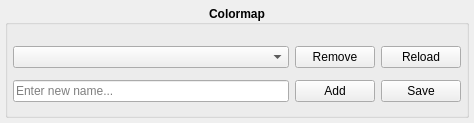
<?xml version="1.0" encoding="UTF-8"?>
<ui version="4.0">
 <class>colormap</class>
 <widget class="QWidget" name="colormap">
  <property name="geometry">
   <rect>
    <x>0</x>
    <y>0</y>
    <width>474</width>
    <height>123</height>
   </rect>
  </property>
  <property name="font">
   <font>
    <weight>50</weight>
    <bold>false</bold>
   </font>
  </property>
  <property name="windowTitle">
   <string>Colormap</string>
  </property>
  <property name="autoFillBackground">
   <bool>false</bool>
  </property>
  <layout class="QHBoxLayout" name="horizontal_layout">
   <property name="spacing">
    <number>7</number>
   </property>
   <property name="leftMargin">
    <number>5</number>
   </property>
   <property name="topMargin">
    <number>5</number>
   </property>
   <property name="rightMargin">
    <number>5</number>
   </property>
   <property name="bottomMargin">
    <number>5</number>
   </property>
   <item>
    <widget class="QGroupBox" name="groupbox">
     <property name="font">
      <font>
       <weight>75</weight>
       <bold>true</bold>
      </font>
     </property>
     <property name="title">
      <string>Colormap</string>
     </property>
     <property name="alignment">
      <set>Qt::AlignCenter</set>
     </property>
     <property name="flat">
      <bool>false</bool>
     </property>
     <property name="checkable">
      <bool>false</bool>
     </property>
     <layout class="QHBoxLayout" name="horizontalLayout">
      <property name="leftMargin">
       <number>5</number>
      </property>
      <property name="topMargin">
       <number>15</number>
      </property>
      <property name="rightMargin">
       <number>5</number>
      </property>
      <property name="bottomMargin">
       <number>5</number>
      </property>
      <item>
       <layout class="QVBoxLayout" name="vertical_layout">
        <item>
         <layout class="QHBoxLayout" name="top_layout">
          <item>
           <widget class="QComboBox" name="combobox">
            <property name="font">
             <font>
              <weight>50</weight>
              <bold>false</bold>
             </font>
            </property>
            <property name="toolTip">
             <string>Choose a colormap for the connected plot.</string>
            </property>
           </widget>
          </item>
          <item>
           <widget class="QPushButton" name="remove_button">
            <property name="sizePolicy">
             <sizepolicy hsizetype="Maximum" vsizetype="Fixed">
              <horstretch>0</horstretch>
              <verstretch>0</verstretch>
             </sizepolicy>
            </property>
            <property name="font">
             <font>
              <weight>50</weight>
              <bold>false</bold>
             </font>
            </property>
            <property name="toolTip">
             <string>Removes the current selected colormap from the list of colormaps.

To make this removal permanently(!) click 'Save'.</string>
            </property>
            <property name="text">
             <string>Remove</string>
            </property>
           </widget>
          </item>
          <item>
           <widget class="QPushButton" name="reload_button">
            <property name="sizePolicy">
             <sizepolicy hsizetype="Maximum" vsizetype="Fixed">
              <horstretch>0</horstretch>
              <verstretch>0</verstretch>
             </sizepolicy>
            </property>
            <property name="font">
             <font>
              <weight>50</weight>
              <bold>false</bold>
             </font>
            </property>
            <property name="toolTip">
             <string>Reloads the .json file containing the colormaps.
It will bring back removed colormaps if not saved since then.

This will DELETE unsaved colormaps in the list.</string>
            </property>
            <property name="text">
             <string>Reload</string>
            </property>
           </widget>
          </item>
         </layout>
        </item>
        <item>
         <layout class="QHBoxLayout" name="bottom_layout">
          <item>
           <widget class="QLineEdit" name="line_edit">
            <property name="font">
             <font>
              <weight>50</weight>
              <bold>false</bold>
             </font>
            </property>
            <property name="toolTip">
             <string>Enter the name for the colormap here.</string>
            </property>
            <property name="dragEnabled">
             <bool>true</bool>
            </property>
            <property name="placeholderText">
             <string>Enter new name...</string>
            </property>
            <property name="cursorMoveStyle">
             <enum>Qt::LogicalMoveStyle</enum>
            </property>
            <property name="clearButtonEnabled">
             <bool>true</bool>
            </property>
           </widget>
          </item>
          <item>
           <widget class="QPushButton" name="add_button">
            <property name="sizePolicy">
             <sizepolicy hsizetype="Maximum" vsizetype="Fixed">
              <horstretch>0</horstretch>
              <verstretch>0</verstretch>
             </sizepolicy>
            </property>
            <property name="font">
             <font>
              <weight>50</weight>
              <bold>false</bold>
             </font>
            </property>
            <property name="toolTip">
             <string>Adds the current colormap from the connected plot to the list of colormaps under the name entered into the line edit.

If it contains no name, nothing will happen.

To save the colormap permanently click 'Save'.</string>
            </property>
            <property name="text">
             <string>Add</string>
            </property>
           </widget>
          </item>
          <item>
           <widget class="QPushButton" name="save_button">
            <property name="sizePolicy">
             <sizepolicy hsizetype="Maximum" vsizetype="Fixed">
              <horstretch>0</horstretch>
              <verstretch>0</verstretch>
             </sizepolicy>
            </property>
            <property name="font">
             <font>
              <weight>50</weight>
              <bold>false</bold>
             </font>
            </property>
            <property name="toolTip">
             <string>Saves the current list of colormaps permanently to the .json file.</string>
            </property>
            <property name="text">
             <string>Save</string>
            </property>
           </widget>
          </item>
         </layout>
        </item>
       </layout>
      </item>
     </layout>
    </widget>
   </item>
  </layout>
 </widget>
 <resources/>
 <connections/>
</ui>
